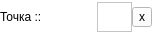
<?xml version="1.0" encoding="UTF-8"?>
<ui version="4.0">
 <class>OptionMenuRow</class>
 <widget class="QWidget" name="OptionMenuRow">
  <property name="geometry">
   <rect>
    <x>0</x>
    <y>0</y>
    <width>152</width>
    <height>34</height>
   </rect>
  </property>
  <property name="windowTitle">
   <string>Form</string>
  </property>
  <property name="styleSheet">
   <string notr="true">background-color: rgb(255, 255, 255);
color: rgb(255, 255, 255);</string>
  </property>
  <layout class="QHBoxLayout" name="horizontalLayout">
   <property name="spacing">
    <number>0</number>
   </property>
   <property name="sizeConstraint">
    <enum>QLayout::SetMinimumSize</enum>
   </property>
   <property name="leftMargin">
    <number>0</number>
   </property>
   <property name="topMargin">
    <number>2</number>
   </property>
   <property name="rightMargin">
    <number>0</number>
   </property>
   <property name="bottomMargin">
    <number>2</number>
   </property>
   <item>
    <widget class="QLabel" name="label">
     <property name="maximumSize">
      <size>
       <width>16777215</width>
       <height>30</height>
      </size>
     </property>
     <property name="styleSheet">
      <string notr="true">color: rgb(0, 0, 0);</string>
     </property>
     <property name="text">
      <string>Точка :: </string>
     </property>
    </widget>
   </item>
   <item>
    <widget class="QLabel" name="pointName">
     <property name="minimumSize">
      <size>
       <width>35</width>
       <height>0</height>
      </size>
     </property>
     <property name="maximumSize">
      <size>
       <width>50</width>
       <height>30</height>
      </size>
     </property>
     <property name="styleSheet">
      <string notr="true">background-color: rgb(255, 255, 255);
color: rgb(0, 0, 0);</string>
     </property>
     <property name="text">
      <string/>
     </property>
    </widget>
   </item>
   <item>
    <widget class="QTextEdit" name="weidth">
     <property name="maximumSize">
      <size>
       <width>35</width>
       <height>30</height>
      </size>
     </property>
     <property name="styleSheet">
      <string notr="true">background-color: rgb(255, 255, 255);
color: rgb(0, 0, 0);</string>
     </property>
    </widget>
   </item>
   <item>
    <widget class="QToolButton" name="closeBtn">
     <property name="minimumSize">
      <size>
       <width>20</width>
       <height>20</height>
      </size>
     </property>
     <property name="maximumSize">
      <size>
       <width>20</width>
       <height>20</height>
      </size>
     </property>
     <property name="styleSheet">
      <string notr="true">background-color: rgb(255, 255, 255);
color: rgb(0, 0, 0);</string>
     </property>
     <property name="text">
      <string>x</string>
     </property>
     <property name="popupMode">
      <enum>QToolButton::DelayedPopup</enum>
     </property>
     <property name="toolButtonStyle">
      <enum>Qt::ToolButtonTextOnly</enum>
     </property>
    </widget>
   </item>
  </layout>
 </widget>
 <resources/>
 <connections/>
</ui>
